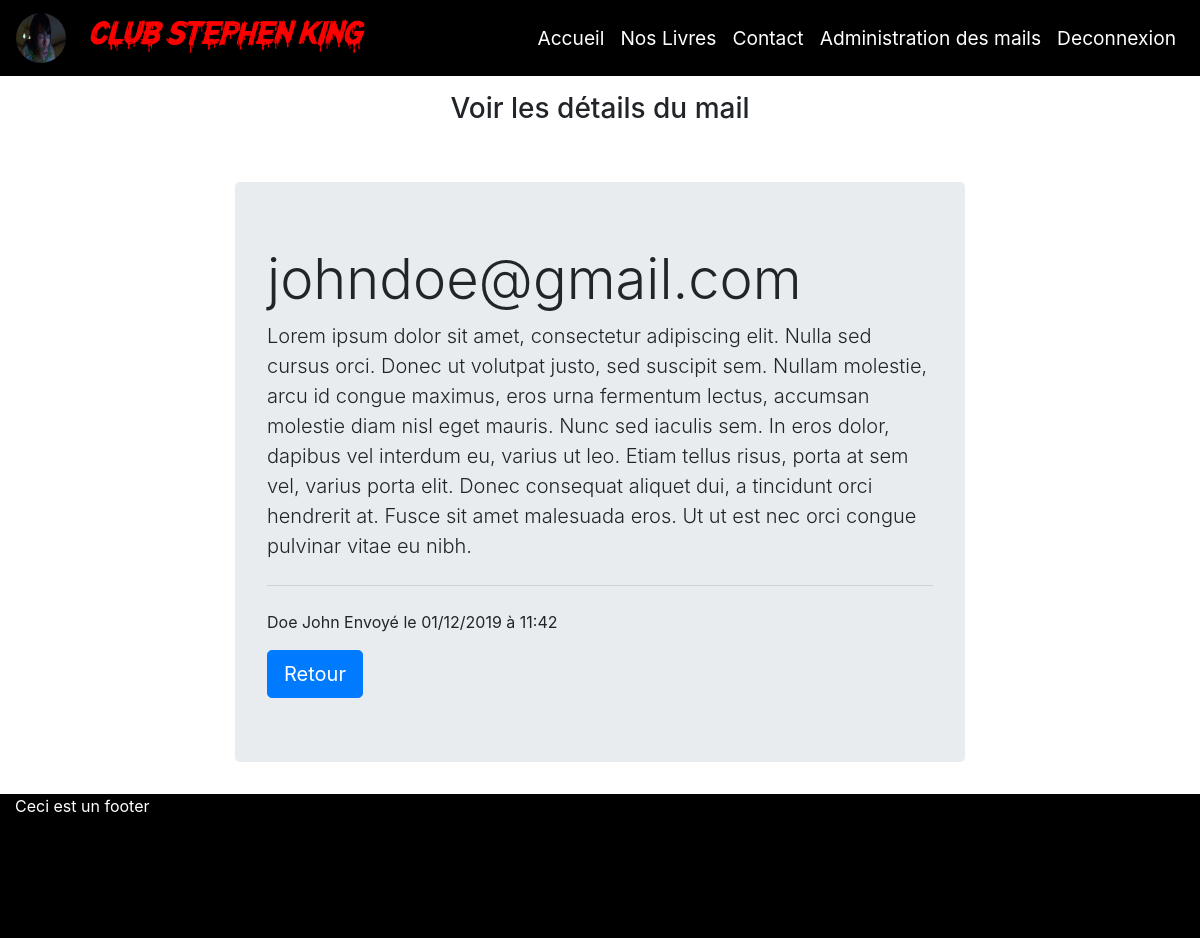
Screenshot of /mail.php?id=36 (signed in) with the database file from the repository.
### tables this page shows
CREATE TABLE `contacts` (
  `id` int(11) NOT NULL,
  `fname` varchar(255) NOT NULL,
  `lname` varchar(255) NOT NULL,
  `mail` varchar(255) NOT NULL,
  `content` varchar(600) NOT NULL,
  `created_at` datetime NOT NULL DEFAULT CURRENT_TIMESTAMP,
  `rgpd` tinyint(1) NOT NULL,
  `ip` varchar(255) NOT NULL
);

### mail.php (the view, shortened to what this page needs)
<?php
require "requires/functions.php";
include "includes/head.php";
$id = (isset($_GET["id"]) && !empty($_GET["id"])) ? $_GET["id"] : null;
$contact = getContactById($id);
$date_created = $contact["created_at"];
$dateCreated = new DateTime($date_created);
createHeader($page); ?>
<div class="container">
    <div class="row mt-3">
        <h3 class="col-12 text-center">Voir les détails du mail</h3>
    </div>
    <div class="row justify-content-center">
        <div class="col-8 mt-5">
            <div class="jumbotron">
                <h1 class="display-4"><?= $contact["mail"] ?></h1>
                <p class="lead"><?= $contact["content"] ?></p>
                <hr class="my-4">
                <p><?= $contact["fname"] ?>  <?= $contact["lname"] ?> Envoyé le <?= $dateCreated->format('d/m/Y'); ?> à <?= $dateCreated->format('H:i'); ?></p>
                <a class="btn btn-primary btn-lg" href="admin.php" role="button">Retour</a>
            </div>
        </div>
    </div>
</div>
<?php
include "./includes/footer.php"; ?>

### assets/css/style.css (style rules this page uses)
body { min-width: 40px; overflow-x: hidden; }

### rows the page displays
contacts: mail "johndoe@gmail.com", content "Lorem ipsum dolor sit amet, consectetur adipiscing elit. Nulla sed cursus orci. Donec ut volutpat justo, sed suscipit sem. Nullam molestie, arcu id congue maximus, eros urna fermentum lectus, accumsan molestie diam nisl eget mauris. Nunc sed iaculis sem. In eros dolor, dapibus vel interdum eu, varius ut leo. Etiam tellus risus, porta at sem vel, varius porta elit. Donec consequat aliquet dui, a tincidunt orci hendrerit at. Fusce sit amet malesuada eros. Ut ut est nec orci congue pulvinar vitae eu nibh.", fname "Doe", lname "John", created_at "01/12/2019", created_at "11:42"
